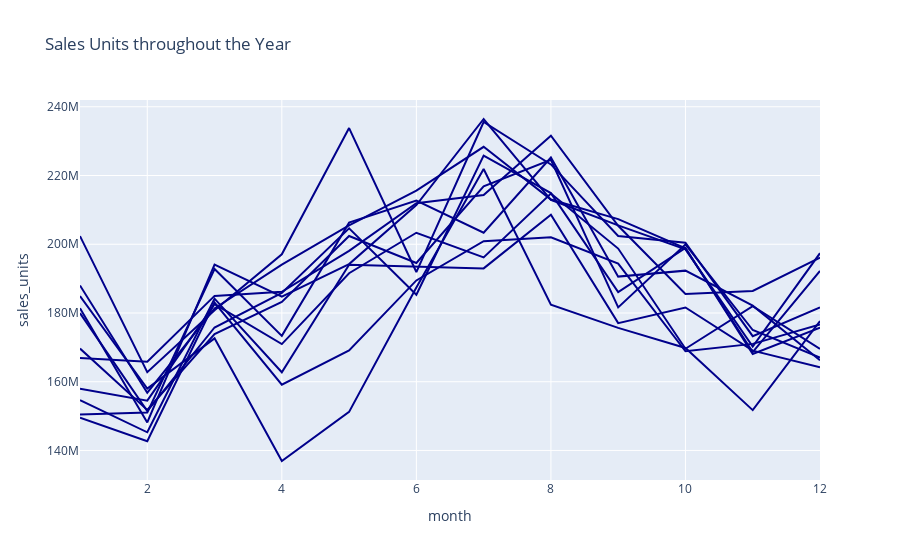

Write notebook code for a chart like this one.
### Code cell
# Let's double click into this seasonality hypothesis by taking a look at Sale Values throughout the year

# Visualize whether we see the same patterns through the years
# Note that making each line the same color was a conscious choice - it helps us focus on the clumped trends, not individual lines.
fig = px.line(data, x='month', y='sales_units', color='year',
              title='Sales Units throughout the Year',
              color_discrete_map={year: 'darkblue' for year in data['year'].unique()})
fig.update_layout(showlegend=False)
fig.show()

# We can easily see that there is a general spike in sales in the summer, and a dip in the late winter
# We can also see that one year in particular has much lower sales than the other years. Looking more closely, we see that it is 2020 - the year of Covid.
# We should consider adding in Covid data to try to better understand how it affects sales

### Figure 1 — Plotly figure (JSON) as saved in the notebook; plotly's stock layout.template omitted (floating-point values rounded to 4 significant figures)
{"data": [{"hovertemplate": "year=2013<br>month=%{x}<br>sales_units=%{y}<extra></extra>", "legendgroup": "2013", "line": {"color": "darkblue", "dash": "solid"}, "marker": {"symbol": "circle"}, "mode": "lines", "name": "2013", "orientation": "v", "showlegend": true, "type": "scatter", "x": [1, 2, 3, 4, 5, 6, 7, 8, 9, 10, 11, 12], "xaxis": "x", "y": [202371468, 162786803, 180822109, 197087313, 233796351, 191912479, 235577108, 223221646, 202414192, 200434139, 173253839, 181591178], "yaxis": "y"}, {"hovertemplate": "year=2014<br>month=%{x}<br>sales_units=%{y}<extra></extra>", "legendgroup": "2014", "line": {"color": "darkblue", "dash": "solid"}, "marker": {"symbol": "circle"}, "mode": "lines", "name": "2014", "orientation": "v", "showlegend": true, "type": "scatter", "x": [1, 2, 3, 4, 5, 6, 7, 8, 9, 10, 11, 12], "xaxis": "x", "y": [188023567, 156808432, 181318270, 194093216, 205476194, 215585503, 228344647, 213018133, 207301377, 198818843, 168631721, 192248424], "yaxis": "y"}, {"hovertemplate": "year=2015<br>month=%{x}<br>sales_units=%{y}<extra></extra>", "legendgroup": "2015", "line": {"color": "darkblue", "dash": "solid"}, "marker": {"symbol": "circle"}, "mode": "lines", "name": "2015", "orientation": "v", "showlegend": true, "type": "scatter", "x": [1, 2, 3, 4, 5, 6, 7, 8, 9, 10, 11, 12], "xaxis": "x", "y": [181376955, 148167287, 194100345, 184748185, 194228738, 211391182, 236440641, 212934477, 205510500, 198503695, 170208641, 197404134], "yaxis": "y"}, {"hovertemplate": "year=2016<br>month=%{x}<br>sales_units=%{y}<extra></extra>", "legendgroup": "2016", "line": {"color": "darkblue", "dash": "solid"}, "marker": {"symbol": "circle"}, "mode": "lines", "name": "2016", "orientation": "v", "showlegend": true, "type": "scatter", "x": [1, 2, 3, 4, 5, 6, 7, 8, 9, 10, 11, 12], "xaxis": "x", "y": [166934868, 165798950, 184969493, 186172621, 198059853, 211953982, 214324683, 231573252, 205367341, 185535194, 186413992, 196125273], "yaxis": "y"}, {"hovertemplate": "year=2017<br>month=%{x}<br>sales_units=%{y}<extra></extra>", "legendgroup": "2017", "line": {"color": "darkblue", "dash": "solid"}, "marker": {"symbol": "circle"}, "mode": "lines", "name": "2017", "orientation": "v", "showlegend": true, "type": "scatter", "x": [1, 2, 3, 4, 5, 6, 7, 8, 9, 10, 11, 12], "xaxis": "x", "y": [150471777, 151022548, 192786552, 173338569, 206281776, 212683946, 203355295, 225239734, 190581424, 192322304, 182149171, 166252730], "yaxis": "y"}, {"hovertemplate": "year=2018<br>month=%{x}<br>sales_units=%{y}<extra></extra>", "legendgroup": "2018", "line": {"color": "darkblue", "dash": "solid"}, "marker": {"symbol": "circle"}, "mode": "lines", "name": "2018", "orientation": "v", "showlegend": true, "type": "scatter", "x": [1, 2, 3, 4, 5, 6, 7, 8, 9, 10, 11, 12], "xaxis": "x", "y": [169633392, 151801707, 173890420, 183207955, 202388475, 194553386, 216849971, 224564113, 181620361, 199926216, 175036310, 167045894], "yaxis": "y"}, {"hovertemplate": "year=2019<br>month=%{x}<br>sales_units=%{y}<extra></extra>", "legendgroup": "2019", "line": {"color": "darkblue", "dash": "solid"}, "marker": {"symbol": "circle"}, "mode": "lines", "name": "2019", "orientation": "v", "showlegend": true, "type": "scatter", "x": [1, 2, 3, 4, 5, 6, 7, 8, 9, 10, 11, 12], "xaxis": "x", "y": [179949939, 151477850, 175780951, 185842443, 204639285, 185314562, 225795050, 214882559, 186102911, 198938550, 168061534, 175742744], "yaxis": "y"}, {"hovertemplate": "year=2020<br>month=%{x}<br>sales_units=%{y}<extra></extra>", "legendgroup": "2020", "line": {"color": "darkblue", "dash": "solid"}, "marker": {"symbol": "circle"}, "mode": "lines", "name": "2020", "orientation": "v", "showlegend": true, "type": "scatter", "x": [1, 2, 3, 4, 5, 6, 7, 8, 9, 10, 11, 12], "xaxis": "x", "y": [184950950, 157984375, 172619884, 136934153, 151215119, 187405629, 221905869, 182406851, 175657721, 169822102, 151737480, 177666699], "yaxis": "y"}, {"hovertemplate": "year=2021<br>month=%{x}<br>sales_units=%{y}<extra></extra>", "legendgroup": "2021", "line": {"color": "darkblue", "dash": "solid"}, "marker": {"symbol": "circle"}, "mode": "lines", "name": "2021", "orientation": "v", "showlegend": true, "type": "scatter", "x": [1, 2, 3, 4, 5, 6, 7, 8, 9, 10, 11, 12], "xaxis": "x", "y": [149532706, 142662804, 183023530, 159118914, 169086242, 189472050, 200893550, 202030019, 194348628, 168866084, 171008932, 176642155], "yaxis": "y"}, {"hovertemplate": "year=2022<br>month=%{x}<br>sales_units=%{y}<extra></extra>", "legendgroup": "2022", "line": {"color": "darkblue", "dash": "solid"}, "marker": {"symbol": "circle"}, "mode": "lines", "name": "2022", "orientation": "v", "showlegend": true, "type": "scatter", "x": [1, 2, 3, 4, 5, 6, 7, 8, 9, 10, 11, 12], "xaxis": "x", "y": [157928917, 154483937, 182586478, 170946464, 191578274, 203342040, 196183325, 214762842, 198744997, 169600575, 181976990, 169573360], "yaxis": "y"}, {"hovertemplate": "year=2023<br>month=%{x}<br>sales_units=%{y}<extra></extra>", "legendgroup": "2023", "line": {"color": "darkblue", "dash": "solid"}, "marker": {"symbol": "circle"}, "mode": "lines", "name": "2023", "orientation": "v", "showlegend": true, "type": "scatter", "x": [1, 2, 3, 4, 5, 6, 7, 8, 9, 10, 11, 12], "xaxis": "x", "y": [154637194, 145288472, 184157883, 162746664, 194029815, 193416875, 192972095, 208575331, 177044762, 181603699, 169046694, 164234110], "yaxis": "y"}], "layout": {"legend": {"title": {"text": "year"}, "tracegroupgap": 0}, "showlegend": false, "title": {"text": "Sales Units throughout the Year"}, "xaxis": {"anchor": "y", "domain": [0, 1], "title": {"text": "month"}}, "yaxis": {"anchor": "x", "domain": [0, 1], "title": {"text": "sales_units"}}}}
